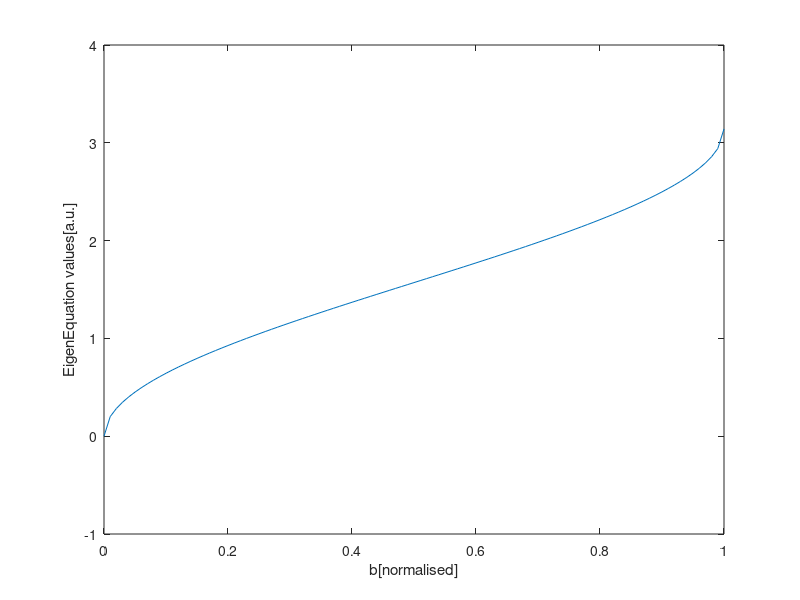

MATLAB code for this plot: (Note: this script raises an error after producing the figure.)

h = 20*10E-6;  % core size 

%RI indices
n_core = 1.477;
n_clad = 1.475; 
ns = 1.475; 

lambda = 0.647;  
k = 2*pi/lambda;

rootBInt = [0, 1];
a = 0
gamma = (ns^2 - n_clad^2)/(n_core^2 - ns^2); %parametr nierówności (XD nie wiem już)

V = (k*h)/2*sqrt(n_core^2-ns^2);
v = k*h*sqrt(n_core^2-n_clad^2)

b = (0:0.01:1);

EigenEquation = @(b,m) m*pi+atan(sqrt(b./(1-b)))+atan(sqrt((b+a)./(1-b))) - v.*sqrt(1-b)
%by = atan(sqrt(bx./(1 - bx))) +atan(sqrt((bx + gamma)./(1 - bx))) - 2.*vT.*sqrt(1 - bx); 
modes = 5
sol = []
leg={}
figure('Color','w')
for m = 0:modes
    sol = [sol;EigenEquation(b,m)];
    plot(b,sol(m+1,:));
    xlabel("b[normalised]")
    ylabel("EigenEquation values[a.u.]")
    leg = [leg;"Mode"+m]
    hold on
    y_line = m*pi
    plot([0 max(b)],[y_line y_line],'Color','red','LineStyle','--', HandleVisibility='off')
end
hold off
legend(leg)



